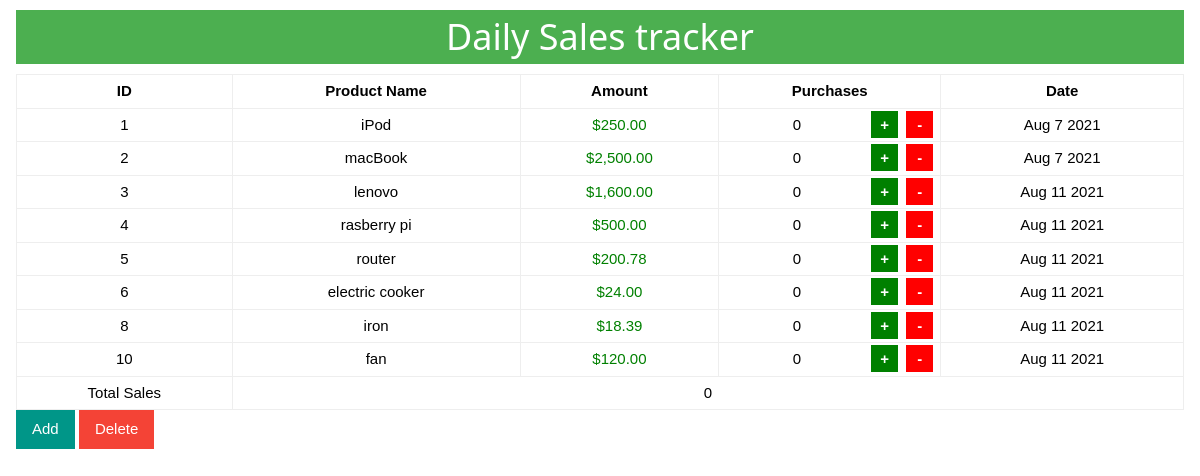
The page / on the database its author committed.
### tables this page shows
CREATE TABLE `transactions` (
  `id` int NOT NULL AUTO_INCREMENT,
  `product_name` varchar(255) NOT NULL,
  `date` datetime DEFAULT CURRENT_TIMESTAMP,
  `price` float NOT NULL,
  PRIMARY KEY (`id`)
);

### public/index.php (called while the page is built, shortened)
<?php
require DB_PATH . 'connect.php';
require APP_PATH . 'App.php';
$transactions = getTransactions($conn);
require VIEWS_PATH . 'transactions.php';

### app/App.php (called while the page is built, shortened)
<?php
function getTransactions($conn): array
{
    $sql = "SELECT * FROM `transactions` WHERE 1";
    $data = $conn -> query($sql);
    $transaction = [];
    while ($row = $data -> fetch_assoc())
    {
        $row['date'] = date('M j Y', strtotime($row['date']));
        $row['price'] = (float) $row['price'];
        $transaction[] = $row;
    }
    return $transaction;
}
function formatDollarAmount(float $amount): string
{
    $isNegative = ($amount < 0) ? '-' : '';
    return $isNegative . '$' . number_format(abs($amount), 2);
}

### views/transactions.php (the view, shortened to what this page needs)
<!DOCTYPE html>
<html>
    <head>
        <link rel="stylesheet" href="../templates/w3.css">
        <link rel="stylesheet" href="../static/style.css">
    </head>
    <body>
        <div class="w3-container">
            <h1 class="w3-green w3-center">Daily Sales tracker</h1>
            <table>
                <thead>
                    <tr>
                        <th>ID</th>
                        <th>Product Name</th>
                        <th>Amount</th>
                        <th>Purchases</th>
                        <th>Date</th>
                    </tr>
                </thead>
                <tbody>
                    <?php foreach($transactions as $transaction): ?>
                    <?php $id = $transaction['id']; ?>
                        <tr>
                            <td><?= $id; ?></td>
                            <td><?= $transaction['product_name'] ?></td>
                            <td>
                                <span class="prices" style="color: green">
                                    <?= formatDollarAmount($transaction['price']); ?>
                                </span>
                            </td>
                            <td>
                                <span class="purchases" id=<?= $id; ?> >0</span>
                                <div class="modifier">
                                    <span class="increment-btn" onclick=increment(<?= $id; ?>)>+</span>
                                    <span class="decrement-btn" onclick=decrement(<?= $id; ?>)>-</span>
                                </div>
                            </td>
                            <td><?= $transaction['date']; ?></td>
                        </tr>
                    <?php endforeach ?>
                    <tr>
                        <td>Total Sales</td>
                        <td id="totalSales" colspan="4">0</td>
                    </tr>
                </tbody>
            </table>
            <button class="w3-button w3-teal" onclick="document.getElementById('add').style.display='inline-block'">Add</button>
            <button class="w3-button w3-red" onclick="document.getElementById('delete').style.display='inline-block'">Delete</button>
        </div>
    </body>
</html>

### templates/w3.css (style rules this page uses)
html { box-sizing:border-box }
*,*:before,*:after { box-sizing:inherit }
html { -ms-text-size-adjust:100%;-webkit-text-size-adjust:100% }
body { margin:0 }
button,input,select,textarea,optgroup { font:inherit;margin:0 }
button,input { overflow:visible }
button,select { text-transform:none }
button,[type=button],[type=reset],[type=submit] { -webkit-appearance:button }
html,body { font-family:Verdana,sans-serif;font-size:15px;line-height:1.5 }
html { overflow-x:hidden }
h1 { font-size:36px }
h1,h2,h3,h4,h5,h6 { font-family:"Segoe UI",Arial,sans-serif;font-weight:400;margin:10px 0 }
.w3-btn,.w3-button { border:none;display:inline-block;padding:8px 16px;vertical-align:middle;overflow:hidden;text-decoration:none;color:inherit;background-color:inherit;text-align:center;cursor:pointer;white-space:nowrap }
.w3-btn,.w3-button { -webkit-touch-callout:none;-webkit-user-select:none;-khtml-user-select:none;-moz-user-select:none;-ms-user-select:none;user-select:none }
.w3-container:after,.w3-container:before,.w3-panel:after,.w3-panel:before,.w3-row:after,.w3-row:before,.w3-row-padding:after,.w3-row-padding:before, .w3-cell-row:before,.w3-cell-row:after,.w3-clear:after,.w3-clear:before,.w3-bar:before,.w3-bar:after { content:"";display:table;clear:both }
.w3-container,.w3-panel { padding:0.01em 16px }
.w3-center { text-align:center!important }
.w3-green,.w3-hover-green:hover { color:#fff!important;background-color:#4CAF50!important }
.w3-red,.w3-hover-red:hover { color:#fff!important;background-color:#f44336!important }
.w3-teal,.w3-hover-teal:hover { color:#fff!important;background-color:#009688!important }

### static/style.css (style rules this page uses)
table { width: 100%; border-collapse: collapse; text-align: center; }
table tr th, table tr td { padding: 5px; border: 1px #eee solid; }
.modifier { display: inline-block; float: right; color: #fff; font-weight: bold; }
.increment-btn { margin: 5px 2px; padding: 4px 8px; background-color: green; border: 1px groove green; }
.increment-btn, .decrement-btn:hover { cursor: pointer; }
.decrement-btn { margin: 5px 2px; padding: 4px 10px; background-color: red; border: 1px groove red; }

### rows shown on the page
transactions: id "1", product_name "iPod", price "$250.00", date "Aug 7 2021"
transactions: id "2", product_name "macBook", price "$2,500.00", date "Aug 7 2021"
transactions: id "3", product_name "lenovo", price "$1,600.00", date "Aug 11 2021"
transactions: id "4", product_name "rasberry pi", price "$500.00", date "Aug 11 2021"
transactions: id "5", product_name "router", price "$200.78", date "Aug 11 2021"
transactions: id "6", product_name "electric cooker", price "$24.00", date "Aug 11 2021"
transactions: id "8", product_name "iron", price "$18.39", date "Aug 11 2021"
transactions: id "10", product_name "fan", price "$120.00", date "Aug 11 2021"
